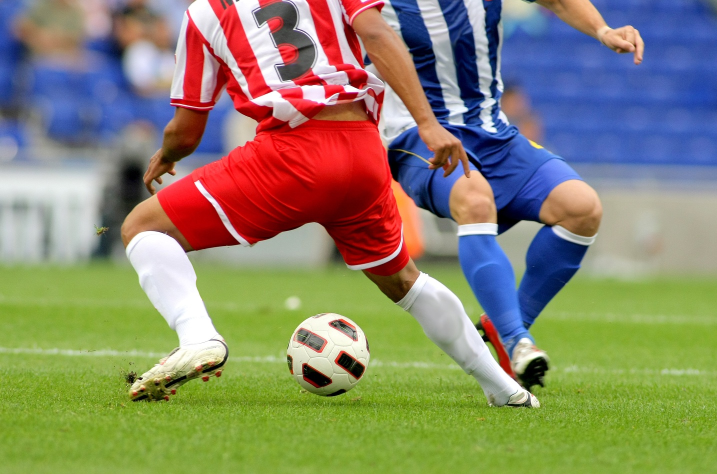
#> input picture soccer.jpg, 1434 x 948 px (shown at 1/2 size)
$ jupyter execute '컨볼루션 적용(가우시안 스무딩과 엠보싱)하기.ipynb'
#> lines starting #> are read from the running program, lines starting #| are printed output that depends on the picture; after the words box and inside, x2 and y2 are one past the last pixel; in counts of white or black regions, pixels touching at a corner belong together
[cell 1]
import cv2 as cv
import numpy as np

img = cv.imread('./soccer.jpg')
#> img is the input picture: shape (948, 1434, 3); mean B, G, R 107.2, 133.3, 136.9
img = cv.resize(img, dsize=(0, 0), fx=0.4, fy=0.4)
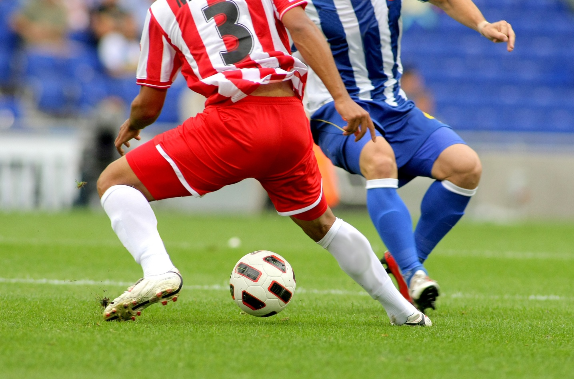
#> img: shape (379, 574, 3); mean B, G, R 107.2, 133.2, 136.8
gray = cv.cvtColor(img, cv.COLOR_BGR2GRAY)
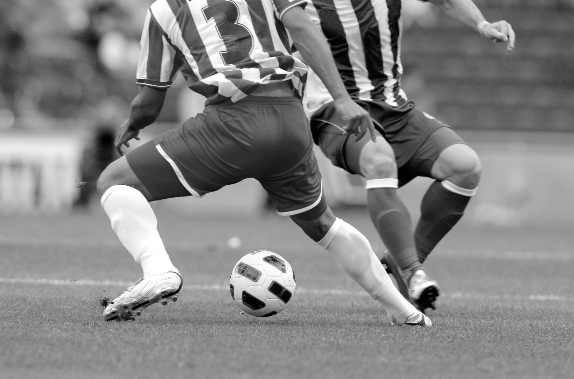
#> gray: shape (379, 574); min 0, max 255, mean 131.3
cv.putText(gray, 'soccer', (10, 20),
           cv.FONT_HERSHEY_SIMPLEX, 0.7, (255, 255, 255), 2)
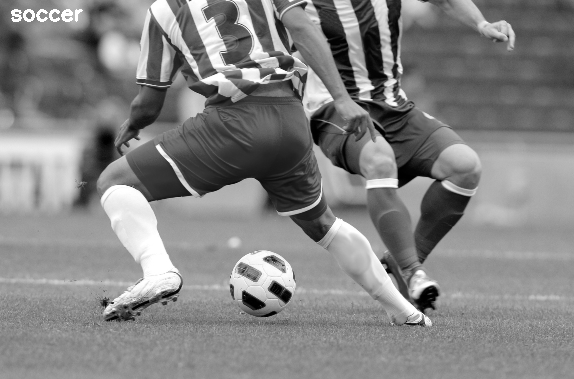
#> gray: shape (379, 574); 0.23% of pixels changed, all inside (x1, y1, x2, y2) = (11, 9, 83, 22)
cv.imshow('Original', gray)

smooth = np.hstack((cv.GaussianBlur(gray, (5, 5), 0.0), cv.GaussianBlur(
    gray, (9, 9), 0.0), cv.GaussianBlur(gray, (15, 15), 0.0)))
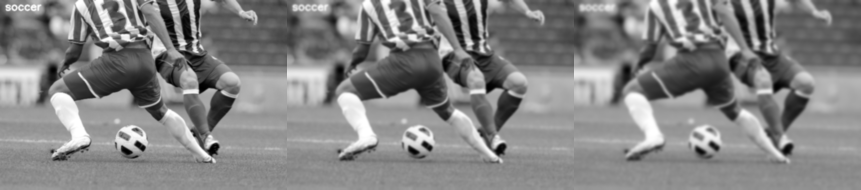
#> smooth: shape (379, 1722) (shown at 1/2 size); min 0, max 255, mean 131.6
cv.imshow('Smooth', smooth)

femboss = np.array([[-1.0, 0.0, 0.0],
                    [0.0, 0.0, 0.0],
                    [0.0, 0.0, 1.0]])

gray16 = np.int16(gray)
emboss = np.uint8(np.clip(cv.filter2D(gray16, -1, femboss)+128, 0, 255))
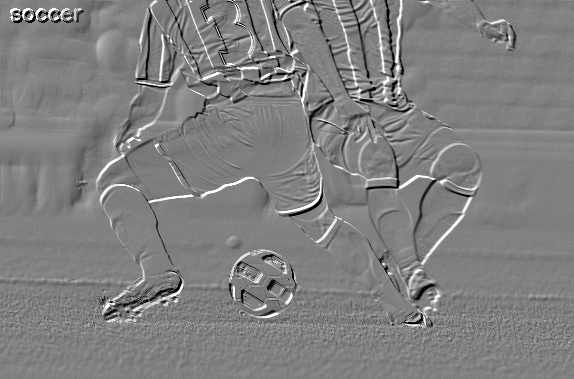
#> emboss: shape (379, 574); min 0, max 255, mean 128
emboss_bad = np.uint8(cv.filter2D(gray16, -1, femboss)+128)
emboss_worse = cv.filter2D(gray, -1, femboss)
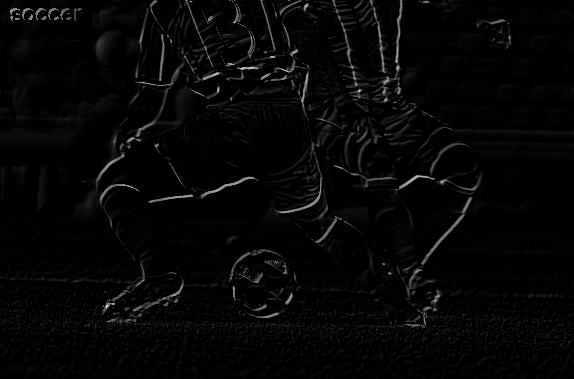
#> emboss_worse: shape (379, 574); min 0, max 244, mean 6

cv.imshow('Emboss', emboss)
cv.imshow('Emboss_bad', emboss_bad)
cv.imshow('Emboss_worse', emboss_worse)

cv.waitKey()
cv.destroyAllWindows()

$ run again, with apples.jpg copied over soccer.jpg
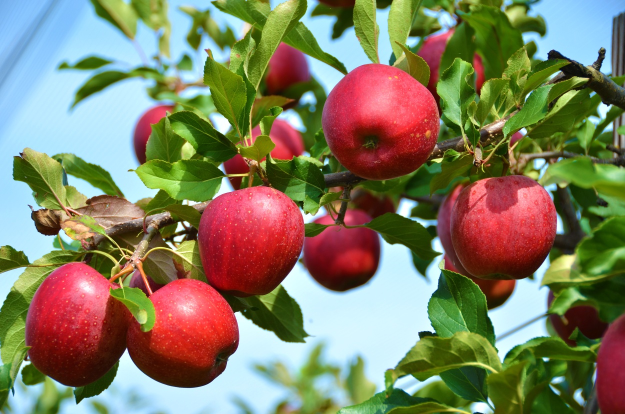
#> input picture apples.jpg, 1250 x 828 px (shown at 1/2 size)
#> img is the input picture: shape (828, 1250, 3); mean B, G, R 98.5, 125.8, 129.6
#> img: shape (331, 500, 3)
#> `cv.putText(gray, 'soccer', (10, 20), cv.FONT_HERSHEY_SIMPLEX, 0.7, (25..`:
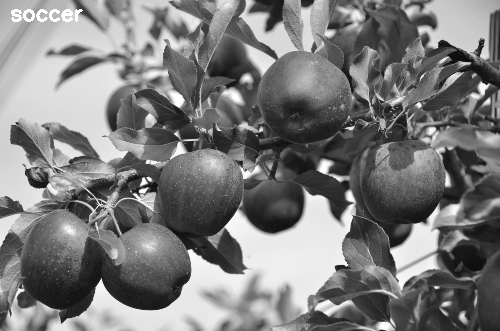
#> gray: shape (331, 500); min 10, max 255, mean 124
#> `emboss_worse = cv.filter2D(gray, -1, femboss)`:
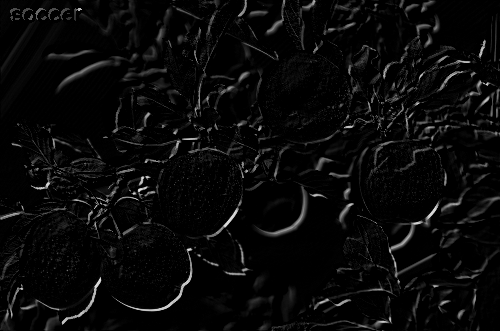
#> emboss_worse: shape (331, 500); min 0, max 230, mean 9.5

$ run again, with mot_color70.jpg copied over soccer.jpg
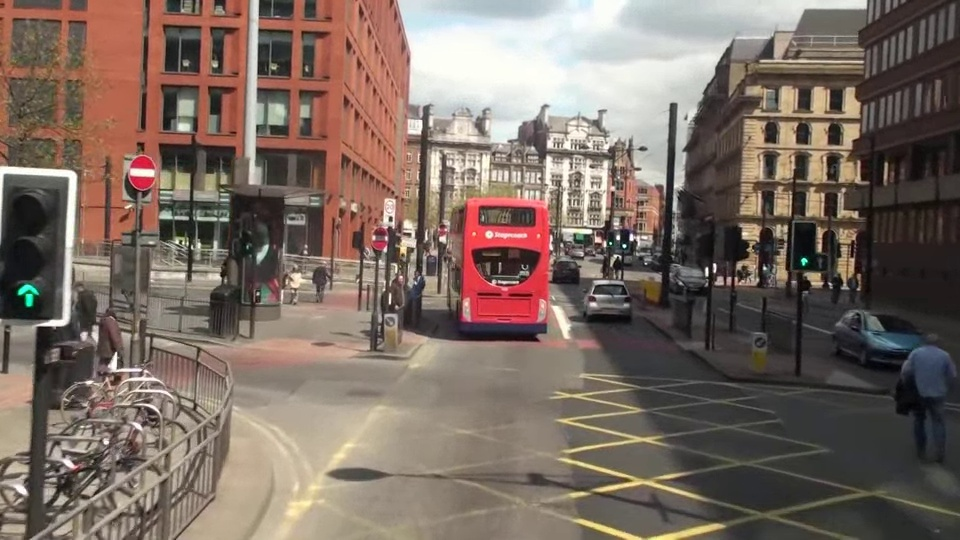
#> input picture mot_color70.jpg, 960 x 540 px
#> img is the input picture: shape (540, 960, 3); mean B, G, R 98.4, 107.7, 123.2
#> img: shape (216, 384, 3)
#> `cv.putText(gray, 'soccer', (10, 20), cv.FONT_HERSHEY_SIMPLEX, 0.7, (25..`:
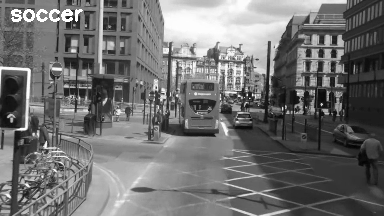
#> gray: shape (216, 384); min 1, max 255, mean 112.2
#> `emboss_worse = cv.filter2D(gray, -1, femboss)`:
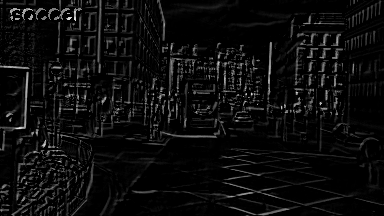
#> emboss_worse: shape (216, 384); min 0, max 227, mean 12.4
